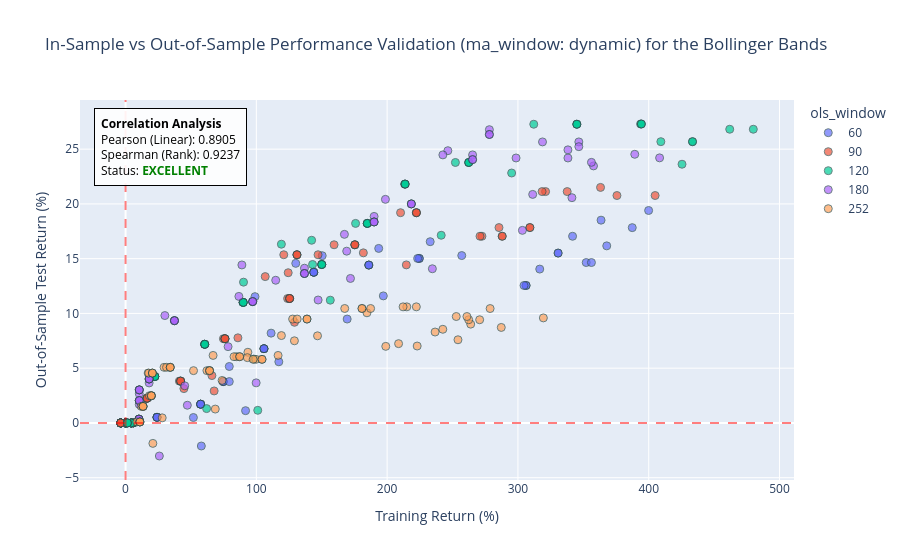

The cell this chart's notebook holds for it:
### Code cell
# ==============================================================================
# 1. HYPERPARAMETER GRID FOR BOLLINGER BANDS STRATEGY
# ==============================================================================
bb_grid = active_grids['bollinger']
windows_grid = bb_grid['ols_windows']
bollinger_param_grid = {
    'num_std': bb_grid['num_std'],
    'stop_mult': bb_grid['stop_mult'],
    'ma_window': bb_grid['ma_window']
}

# ==============================================================================
# 2. INITIALIZE AND EXECUTE MODULAR BACKTEST
# ==============================================================================
backtest = PairsBacktest(
    ticker_x=ticker_x,
    ticker_y=ticker_y,
    start_date=str(start_date),
    end_date_train=str(end_date_train),
    start_date_test=str(start_date_test),
    end_date=str(end_date),
    strategy_cls=DynamicMeanReversionStrategy,
    strategy_param_grid=bollinger_param_grid,
    ols_windows_to_test=windows_grid,
    show_heatmaps=True,
    transaction_cost=t_cost,
    compounding=is_compounding,  
    target_metric=metric_to_use,
    strategy_name=strategy_name_BB,
    data_source=data_source,
    timeframe=timeframe,
    data_dir=data_dir,
    trading_mode=trading_mode,
    trade_only_stationary=trade_only_stationary,
    entry_start_time=entry_start_time,
    entry_end_time=entry_end_time,
    close_time=close_time
)

final_train_df, final_test_df = backtest.execute_pipeline()

if final_train_df is not None and final_test_df is not None:
    print(f"\n Evaluating In-Sample Regimes for {ticker_x} x {ticker_y}")
    evaluate_stationarity_regimes(final_train_df, strategy_name_BB, is_compounding)

    print(f"\n Evaluating Out-of-Sample Regimes for {ticker_x} x {ticker_y}")
    evaluate_stationarity_regimes(final_test_df, strategy_name_BB, is_compounding)

### Figure 1 — Plotly figure (JSON) as saved in the notebook; plotly's stock layout.template omitted (floating-point values rounded to 4 significant figures; data arrays with more than 128 entries replaced by an {"elided": "..."} marker saying what was removed)
{"data": [{"customdata": {"elided": "75x4 mixed values"}, "hovertemplate": "ols_window=%{customdata[0]}<br>Training Return (%)=%{x}<br>Out-of-Sample Test Return (%)=%{y}<br>num_std=%{customdata[1]}<br>stop_mult=%{customdata[2]}<br>ma_window=%{customdata[3]}<extra></extra>", "legendgroup": "60", "marker": {"color": "#636efa", "line": {"color": "DarkSlateGrey", "width": 1}, "opacity": 0.7, "size": 8, "symbol": "circle"}, "mode": "markers", "name": "60", "orientation": "v", "showlegend": true, "type": "scatter", "x": [51.86, 169.4, 363.6, 387.4, 399.9, 57.94, 197.1, 352.2, 356.2, 367.9, 91.76, 257.1, 330.7, 330.7, 341.8, 117.2, 306.2, 306.2, 304.7, 316.7, 98.97, 224.6, 224.6, 223.3, 232.9, 130.1, 186.0, 186.0, 186.0, 193.6, 143.9, 143.9, 143.9, 143.9, 150.3, 105.8, 105.8, 105.8, 105.8, 111.3, 74.69, 74.69, 74.69, 79.32, 79.32, 57.39, 57.39, 57.39, 57.39, 57.39, 24.05, 24.05, 24.05, 24.05, 24.05, 0, 0, 0, 0, 0, 0, 0, 0, 0, 0, 0, 0, 0, 0, 0, 0, 0, 0, 0, 0], "xaxis": "x", "y": [0.4966, 9.487, 18.52, 17.83, 19.4, -2.106, 11.6, 14.65, 14.65, 16.17, 1.12, 15.29, 15.51, 15.51, 17.05, 5.584, 12.55, 12.55, 12.55, 14.05, 11.53, 15.02, 15.02, 15.02, 16.55, 14.57, 14.42, 14.42, 14.42, 15.94, 13.76, 13.76, 13.76, 13.76, 15.27, 6.781, 6.781, 6.781, 6.781, 8.201, 3.776, 3.776, 3.776, 3.776, 5.155, 1.713, 1.713, 1.713, 1.713, 1.713, 0.5151, 0.5151, 0.5151, 0.5151, 0.5151, 0, 0, 0, 0, 0, 0, 0, 0, 0, 0, 0, 0, 0, 0, 0, 0, 0, 0, 0, 0], "yaxis": "y"}, {"customdata": {"elided": "75x4 mixed values"}, "hovertemplate": "ols_window=%{customdata[0]}<br>Training Return (%)=%{x}<br>Out-of-Sample Test Return (%)=%{y}<br>num_std=%{customdata[1]}<br>stop_mult=%{customdata[2]}<br>ma_window=%{customdata[3]}<extra></extra>", "legendgroup": "90", "marker": {"color": "#EF553B", "line": {"color": "DarkSlateGrey", "width": 1}, "opacity": 0.7, "size": 8, "symbol": "circle"}, "mode": "markers", "name": "90", "orientation": "v", "showlegend": true, "type": "scatter", "x": [44.61, 129.2, 363.2, 375.7, 404.9, 66.03, 181.8, 321.1, 318.5, 337.7, 67.74, 214.7, 285.5, 309.1, 309.2, 85.9, 272.5, 271.0, 287.9, 288.0, 106.8, 210.3, 222.4, 222.4, 222.4, 124.4, 159.4, 175.3, 175.3, 175.3, 147.2, 121.0, 131.1, 131.1, 131.1, 123.9, 125.4, 125.4, 125.4, 125.4, 74.81, 76.0, 76.0, 76.0, 76.0, 41.15, 42.11, 42.11, 42.11, 42.11, 16.46, 16.46, 16.46, 16.46, 16.46, -3.712, -3.712, -3.712, -3.712, -3.712, -3.712, -3.712, -3.712, -3.712, -3.712, -3.712, -3.712, -3.712, -3.712, -3.712, -3.712, -3.712, -3.712, -3.712, -3.712], "xaxis": "x", "y": [3.134, 9.189, 21.51, 20.77, 20.77, 4.325, 15.53, 21.13, 21.13, 21.13, 2.921, 14.43, 17.84, 17.84, 17.84, 7.771, 17.05, 17.05, 17.05, 17.05, 13.36, 19.2, 19.2, 19.2, 19.2, 13.72, 16.27, 16.27, 16.27, 16.27, 15.36, 15.36, 15.36, 15.36, 15.36, 11.36, 11.36, 11.36, 11.36, 11.36, 7.691, 7.691, 7.691, 7.691, 7.691, 3.819, 3.819, 3.819, 3.819, 3.819, 2.256, 2.256, 2.256, 2.256, 2.256, 0, 0, 0, 0, 0, 0, 0, 0, 0, 0, 0, 0, 0, 0, 0, 0, 0, 0, 0, 0], "yaxis": "y"}, {"customdata": {"elided": "75x4 mixed values"}, "hovertemplate": "ols_window=%{customdata[0]}<br>Training Return (%)=%{x}<br>Out-of-Sample Test Return (%)=%{y}<br>num_std=%{customdata[1]}<br>stop_mult=%{customdata[2]}<br>ma_window=%{customdata[3]}<extra></extra>", "legendgroup": "120", "marker": {"color": "#00cc96", "line": {"color": "DarkSlateGrey", "width": 1}, "opacity": 0.7, "size": 8, "symbol": "circle"}, "mode": "markers", "name": "120", "orientation": "v", "showlegend": true, "type": "scatter", "x": [61.97, 156.5, 425.5, 461.9, 480.0, 101.1, 241.3, 409.3, 433.5, 433.5, 98.06, 295.2, 393.8, 394.4, 394.4, 90.2, 312.1, 345.0, 345.0, 345.0, 119.1, 252.2, 262.4, 262.4, 262.4, 142.3, 213.4, 213.8, 213.8, 213.8, 175.9, 184.8, 184.8, 184.8, 184.8, 143.0, 150.0, 150.0, 150.0, 150.0, 89.72, 89.96, 89.96, 89.96, 89.96, 60.35, 60.55, 60.55, 60.55, 60.55, 22.38, 22.38, 22.38, 22.38, 22.38, 4.367, 4.367, 4.367, 4.367, 4.367, 5.854, 5.854, 5.854, 5.854, 5.854, 4.222, 4.222, 4.222, 4.222, 4.222, 1.423, 1.423, 1.423, 1.423, 1.423], "xaxis": "x", "y": [1.309, 11.21, 23.62, 26.82, 26.82, 1.154, 17.14, 25.68, 25.68, 25.68, 5.83, 22.82, 27.3, 27.3, 27.3, 12.86, 27.28, 27.28, 27.28, 27.28, 16.32, 23.79, 23.79, 23.79, 23.79, 16.68, 21.81, 21.81, 21.81, 21.81, 18.22, 18.22, 18.22, 18.22, 18.22, 14.47, 14.47, 14.47, 14.47, 14.47, 11.01, 11.01, 11.01, 11.01, 11.01, 7.182, 7.182, 7.182, 7.182, 7.182, 4.239, 4.239, 4.239, 4.239, 4.239, 0, 0, 0, 0, 0, 0, 0, 0, 0, 0, 0, 0, 0, 0, 0, 0, 0, 0, 0, 0], "yaxis": "y"}, {"customdata": {"elided": "75x4 mixed values"}, "hovertemplate": "ols_window=%{customdata[0]}<br>Training Return (%)=%{x}<br>Out-of-Sample Test Return (%)=%{y}<br>num_std=%{customdata[1]}<br>stop_mult=%{customdata[2]}<br>ma_window=%{customdata[3]}<extra></extra>", "legendgroup": "180", "marker": {"color": "#ab63fa", "line": {"color": "DarkSlateGrey", "width": 1}, "opacity": 0.7, "size": 8, "symbol": "circle"}, "mode": "markers", "name": "180", "orientation": "v", "showlegend": true, "type": "scatter", "x": [25.84, 99.85, 303.4, 357.8, 408.3, 47.24, 147.2, 341.3, 356.2, 389.3, 45.24, 234.6, 298.6, 338.2, 338.2, 78.39, 311.3, 318.8, 346.6, 346.6, 88.94, 246.4, 278.2, 278.2, 278.2, 172.0, 242.6, 265.3, 265.3, 265.3, 167.3, 198.7, 218.5, 218.5, 218.5, 169.1, 190.0, 190.0, 190.0, 190.0, 114.8, 136.8, 136.8, 136.8, 136.8, 86.65, 97.18, 97.18, 97.18, 97.18, 30.05, 37.39, 37.39, 37.39, 37.39, 18.04, 18.04, 18.04, 18.04, 18.04, 10.5, 10.5, 10.5, 10.5, 10.5, 10.5, 10.5, 10.5, 10.5, 10.5, 10.23, 10.23, 10.23, 10.23, 10.23], "xaxis": "x", "y": [-3.019, 3.659, 17.58, 23.47, 24.21, 1.616, 11.23, 20.57, 23.79, 24.53, 3.39, 14.08, 24.19, 24.19, 24.94, 6.966, 20.87, 25.66, 25.66, 25.23, 14.43, 24.86, 26.78, 26.34, 26.34, 13.19, 24.48, 24.48, 24.05, 24.05, 17.22, 20.42, 20.0, 20.0, 20.0, 15.68, 18.86, 18.35, 18.35, 18.35, 13.03, 14.13, 13.64, 13.64, 13.64, 11.56, 11.08, 11.08, 11.08, 11.08, 9.806, 9.339, 9.339, 9.339, 9.339, 3.653, 4.013, 4.013, 4.013, 4.013, 2.662, 3.019, 3.019, 3.019, 3.019, 1.688, 2.042, 2.042, 2.042, 2.042, 0.3477, 0.3477, 0.3477, 0.3477, 0.3477], "yaxis": "y"}, {"customdata": {"elided": "75x4 mixed values"}, "hovertemplate": "ols_window=%{customdata[0]}<br>Training Return (%)=%{x}<br>Out-of-Sample Test Return (%)=%{y}<br>num_std=%{customdata[1]}<br>stop_mult=%{customdata[2]}<br>ma_window=%{customdata[3]}<extra></extra>", "legendgroup": "252", "marker": {"color": "#FFA15A", "line": {"color": "DarkSlateGrey", "width": 1}, "opacity": 0.7, "size": 8, "symbol": "circle"}, "mode": "markers", "name": "252", "orientation": "v", "showlegend": true, "type": "scatter", "x": [20.89, 116.6, 254.2, 287.3, 319.4, 28.01, 146.8, 223.0, 263.9, 278.7, 68.6, 199.0, 242.6, 262.4, 270.7, 93.53, 208.7, 236.7, 252.8, 261.0, 119.2, 184.6, 215.0, 212.2, 222.3, 129.1, 167.6, 180.9, 180.7, 187.4, 93.12, 127.7, 131.2, 138.7, 138.7, 73.81, 99.72, 97.54, 104.3, 104.3, 66.92, 84.95, 82.91, 87.25, 87.25, 51.97, 62.21, 64.23, 64.23, 64.23, 29.44, 31.32, 34.16, 34.16, 34.16, 17.29, 17.72, 20.52, 20.52, 20.52, 18.24, 19.7, 19.7, 19.7, 19.7, 11.97, 13.37, 13.37, 13.37, 13.37, 8.6, 10.95, 10.95, 10.95, 10.95], "xaxis": "x", "y": [-1.868, 6.165, 7.595, 8.72, 9.591, 0.4662, 7.957, 7.024, 9.023, 10.45, 1.267, 6.994, 8.552, 9.422, 9.422, 6.455, 7.24, 8.302, 9.716, 9.716, 7.98, 10.06, 10.6, 10.6, 10.6, 7.501, 10.45, 10.45, 10.45, 10.45, 5.964, 9.485, 9.485, 9.485, 9.485, 3.88, 5.807, 5.807, 5.807, 5.807, 6.165, 6.05, 6.05, 6.05, 6.05, 4.776, 4.776, 4.776, 4.776, 4.776, 5.078, 5.078, 5.078, 5.078, 5.078, 4.553, 4.553, 4.553, 4.553, 4.553, 2.483, 2.483, 2.483, 2.483, 2.483, 1.51, 1.51, 1.51, 1.51, 1.51, 0.09223, 0.09223, 0.09223, 0.09223, 0.09223], "yaxis": "y"}], "layout": {"annotations": [{"align": "left", "bgcolor": "rgba(255, 255, 255, 0.9)", "bordercolor": "black", "borderpad": 6, "borderwidth": 1, "font": {"color": "black", "size": 12}, "showarrow": false, "text": "<b>Correlation Analysis</b><br>Pearson (Linear): 0.8905<br>Spearman (Rank): 0.9237<br>Status: <span style='color:green'><b>EXCELLENT</b></span>", "x": 0.02, "xref": "paper", "y": 0.98, "yref": "paper"}], "legend": {"title": {"text": "ols_window"}, "tracegroupgap": 0}, "shapes": [{"line": {"color": "red", "dash": "dash"}, "opacity": 0.5, "type": "line", "x0": 0, "x1": 1, "xref": "x domain", "y0": 0, "y1": 0, "yref": "y"}, {"line": {"color": "red", "dash": "dash"}, "opacity": 0.5, "type": "line", "x0": 0, "x1": 0, "xref": "x", "y0": 0, "y1": 1, "yref": "y domain"}], "title": {"text": "In-Sample vs Out-of-Sample Performance Validation (ma_window: dynamic) for the Bollinger Bands"}, "xaxis": {"anchor": "y", "domain": [0, 1], "title": {"text": "Training Return (%)"}}, "yaxis": {"anchor": "x", "domain": [0, 1], "title": {"text": "Out-of-Sample Test Return (%)"}}}}
